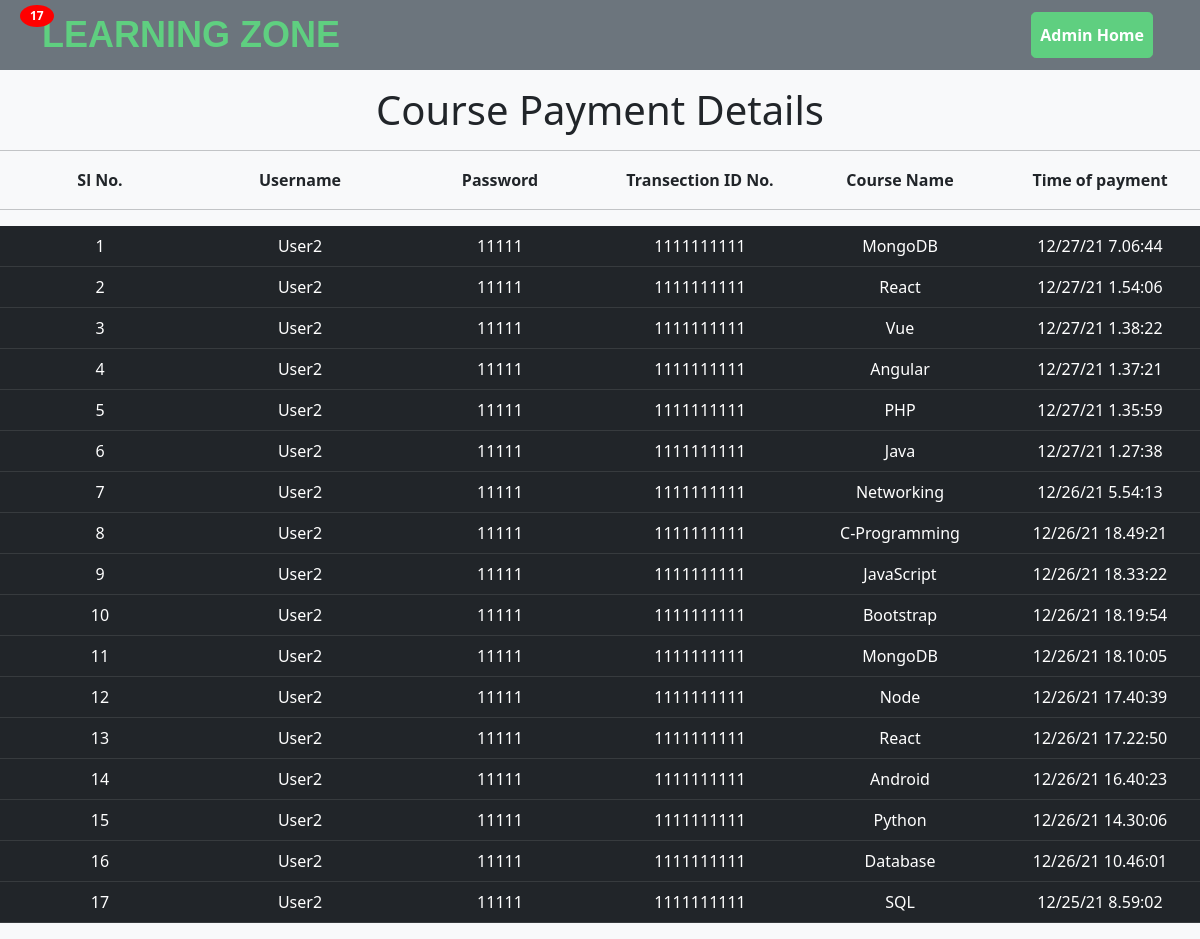
Before: /admin/adpayment.php with the older database file.
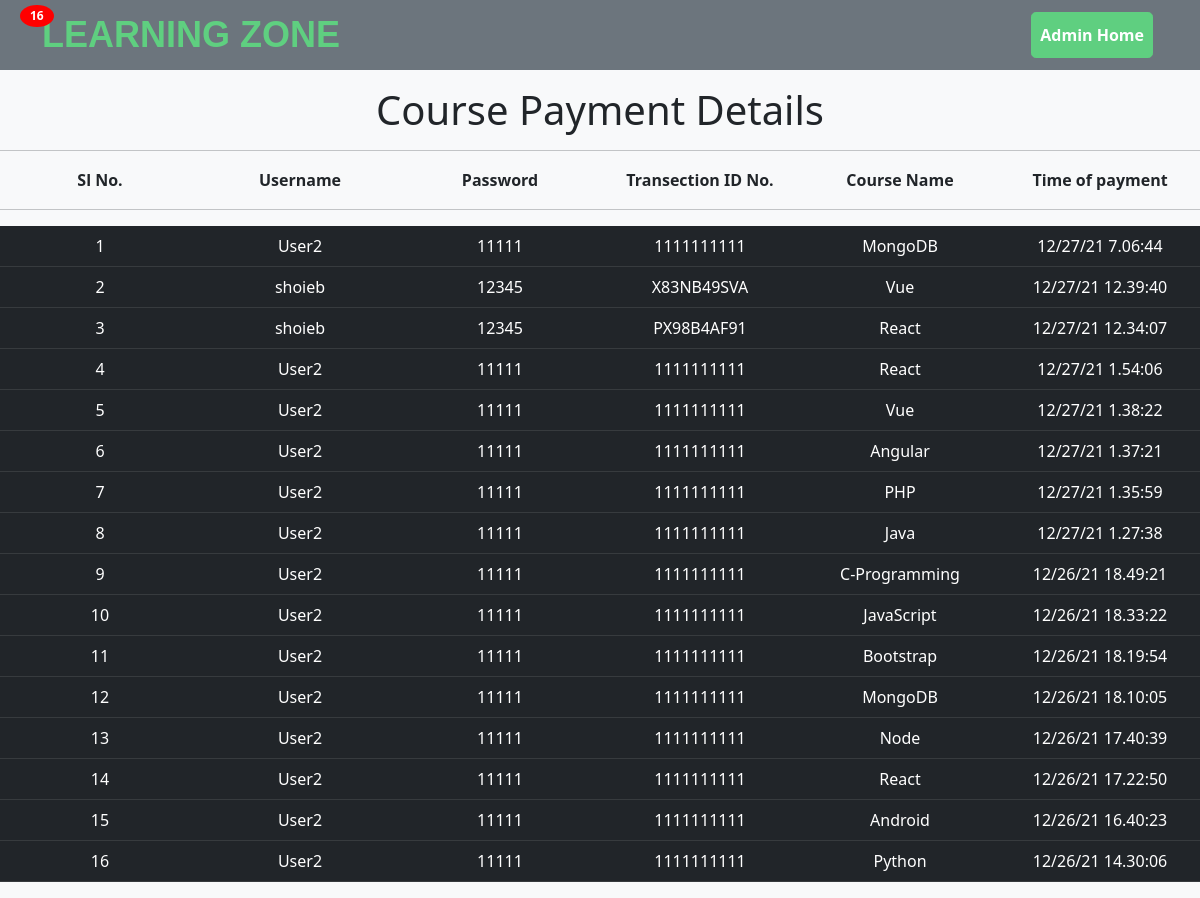
After: the same page with the newer database file.
### tables this page shows
CREATE TABLE `paymenttable` (
  `id` int(11) NOT NULL,
  `fname` varchar(10) NOT NULL,
  `password` varchar(10) NOT NULL,
  `cred` varchar(30) NOT NULL,
  `coursename` varchar(100) NOT NULL,
  `paymenttime` varchar(100) NOT NULL
);

### admin/adpayment.php (the view, shortened to what this page needs)
<!DOCTYPE html>
<html lang="en">
<head>
    <link rel="stylesheet" href="../css/bootstrap5.0.2.min.css">
    <link rel="stylesheet" href="../css/dashboard.css">
    <link rel="stylesheet" href="../css/fonts.css">
</head>
<body class="bg-light">
    <?php include('../include/adminheader.inc.php'); ?>
    <div class="text-center my-3">
        <h1>Course Payment Details</h1>
    </div>
    <hr>
    <?php
    $i = 0;
    if ($_SERVER['REQUEST_METHOD'] == "GET") {
        $localhost = "localhost";
        $usernamew = "root";
        $passwordw = "";
        $db = "expdb";
        $conn = mysqli_connect($localhost, $usernamew, $passwordw, $db);
        if (!$conn) {
            echo "Connection error";
        } else {
            $sql = "Select * from paymenttable order by paymenttime desc";
            $result = mysqli_query($conn, $sql);
            echo "
            <table class='w-100 fw-bold'>
                <tr>
                    <td>Sl No.</td>
                    <td>Username</td>
                    <td>Password</td>
                    <td>Transection ID No.</td>
                    <td>Course Name</td>
                    <td>Time of payment</td>
                </tr>
            </table>
            <hr>";
            echo "<table class='table table-hover table-dark'>";
            if (mysqli_num_rows($result) > 0) {
                while ($row = mysqli_fetch_assoc($result)) {
                    $i++;
                    echo  "
                    <tr>
                        <td>" . $i . "</td>
                        <td>" . $row["fname"] . "</td>
                        <td>" . $row["password"] . "</td>
                        <td>" . $row["cred"] . "</td>
                        <td>" . $row["coursename"] . "</td>
                        <td>" . $row['paymenttime'] . "</td>
                    </tr>";
                }
                echo "</table>";
                echo "<span class='badge'> $i </span>";
            } else {
                echo "0 results";
            }
        }
    }
    ?>
</body>
</html>

Changed rows visible on the page:
removed paymenttable: fname "User2", password "11111", cred "1111111111", coursename "Networking", paymenttime "12/26/21 5.54:13"
removed paymenttable: fname "User2", password "11111", cred "1111111111", coursename "Database", paymenttime "12/26/21 10.46:01"
removed paymenttable: fname "User2", password "11111", cred "1111111111", coursename "SQL", paymenttime "12/25/21 8.59:02"
added paymenttable: fname "shoieb", password "12345", cred "X83NB49SVA", coursename "Vue", paymenttime "12/27/21 12.39:40"
added paymenttable: fname "shoieb", password "12345", cred "PX98B4AF91", coursename "React", paymenttime "12/27/21 12.34:07"
Other visible differences:
$i: "17" → "16"
